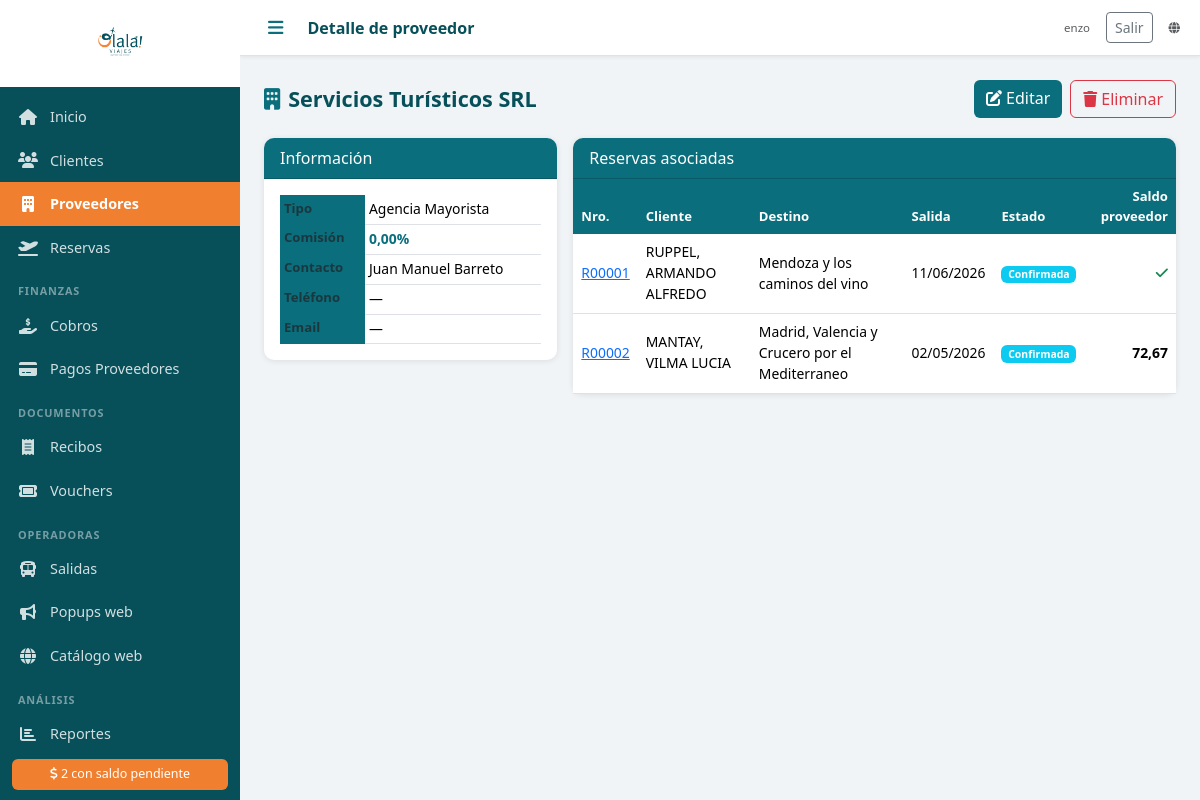
Page /proveedores/1/ (signed in) on the earlier database version.
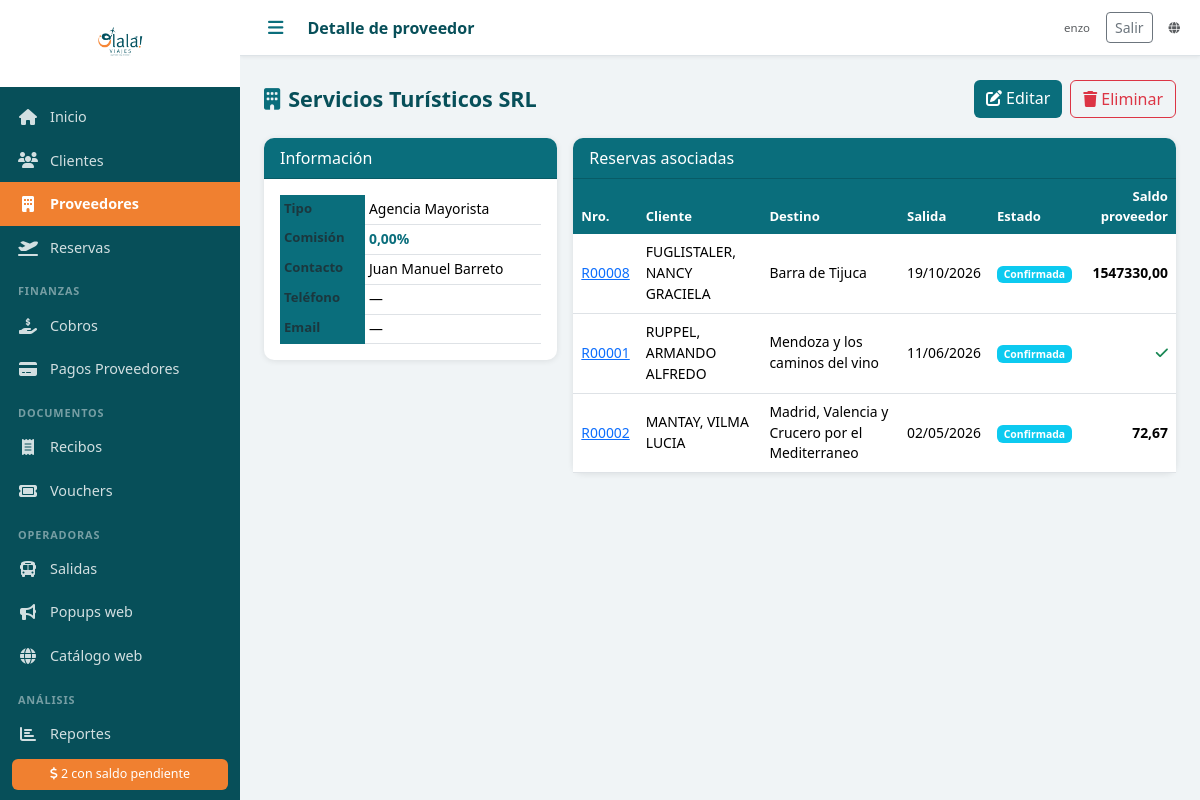
Same page on the later database version.
### agencia/models.py (models this page shows, shortened)
class Reserva(models.Model):
    ESTADOS = [
        ('PENDIENTE', 'Pendiente'),
        ('CONFIRMADA', 'Confirmada'),
        ('EN_CURSO', 'En curso'),
        ('COMPLETADA', 'Completada'),
        ('CANCELADA', 'Cancelada'),
    ]
    numero = models.CharField('Nro. Reserva', max_length=20, unique=True, blank=True)
    cliente = models.ForeignKey(Cliente, on_delete=models.PROTECT, verbose_name='Cliente titular', related_name='reservas')
    descripcion = models.TextField('Descripción / Observaciones', blank=True)
    destino = models.CharField('Destino', max_length=200)
    fecha_salida = models.DateField('Fecha de salida')
    fecha_regreso = models.DateField('Fecha de regreso', null=True, blank=True)
    pasajeros_adicionales = models.ManyToManyField(
        Cliente, related_name='reservas_como_pasajero',
        blank=True, verbose_name='Pasajeros adicionales'
    )
    precio_venta = models.DecimalField('Precio de venta', max_digits=12, decimal_places=2, default=0)
    moneda_venta = models.CharField('Moneda venta', max_length=3, choices=MONEDAS, default='ARS')
    comision_porcentaje = models.DecimalField('Comisión (%)', max_digits=5, decimal_places=2, default=0)
    estado = models.CharField('Estado', max_length=20, choices=ESTADOS, default='PENDIENTE')
    notas = models.TextField('Notas internas', blank=True)
    created_at = models.DateTimeField(auto_now_add=True)
    updated_at = models.DateTimeField(auto_now=True)
    class Meta:
        verbose_name = 'Reserva'
        verbose_name_plural = 'Reservas'
        ordering = ['fecha_salida']
    @property
    def precio_costo_total(self):
        return sum((s.precio_costo for s in self.servicios.all()), Decimal('0'))
    @property
    def total_pagado_proveedor(self):
        return sum(p.monto for p in self.pagos_proveedor.all())
    @property
    def saldo_pendiente_proveedor(self):
        return self.precio_costo_total - self.total_pagado_proveedor

class Cliente(models.Model):
    TIPOS_DOC = [
        ('DNI', 'DNI'),
        ('PASAPORTE', 'Pasaporte'),
        ('LC', 'L.C.'),
        ('LE', 'L.E.'),
        ('CUIT', 'CUIT'),
    ]
    nombre = models.CharField('Nombre', max_length=100)
    apellido = models.CharField('Apellido', max_length=100)
    tipo_doc = models.CharField('Tipo de documento', max_length=20, choices=TIPOS_DOC, default='DNI')
    nro_doc = models.CharField('Nro. de documento', max_length=50, blank=True)
    email = models.EmailField('Email', blank=True)
    telefono = models.CharField('Teléfono', max_length=50, blank=True)
    direccion = models.CharField('Dirección', max_length=300, blank=True)
    fecha_nacimiento = models.DateField('Fecha de nacimiento', null=True, blank=True)
    notas = models.TextField('Notas', blank=True)
    foto_dni = models.FileField('Foto DNI', upload_to='dni/', blank=True, null=True)
    activo = models.BooleanField('Activo', default=True)
    created_at = models.DateTimeField(auto_now_add=True)
    updated_at = models.DateTimeField(auto_now=True)
    class Meta:
        verbose_name = 'Cliente'
        verbose_name_plural = 'Clientes'
        ordering = ['apellido', 'nombre']
    def __str__(self):
        return f"{self.apellido}, {self.nombre}"

class ServicioReserva(models.Model):
    reserva = models.ForeignKey(Reserva, on_delete=models.CASCADE, related_name='servicios', verbose_name='Reserva')
    proveedor = models.ForeignKey(Proveedor, on_delete=models.PROTECT, verbose_name='Proveedor')
    tipo_servicio = models.CharField('Tipo', max_length=20, choices=TIPOS_SERVICIO, default='PAQUETE')
    descripcion = models.CharField('Descripción del servicio', max_length=500, blank=True)
    precio_costo = models.DecimalField('Costo', max_digits=12, decimal_places=2, default=0)
    moneda_costo = models.CharField('Moneda', max_length=3, choices=MONEDAS, default='ARS')
    nro_reserva_proveedor = models.CharField('Nro. reserva proveedor', max_length=100, blank=True)
    class Meta:
        verbose_name = 'Servicio'
        verbose_name_plural = 'Servicios'

class PagoProveedor(models.Model):
    reserva = models.ForeignKey(Reserva, on_delete=models.PROTECT, related_name='pagos_proveedor', verbose_name='Reserva')
    fecha = models.DateField('Fecha')
    monto = models.DecimalField('Monto', max_digits=12, decimal_places=2)
    moneda = models.CharField('Moneda', max_length=3, choices=MONEDAS, default='ARS')
    forma_pago = models.CharField('Forma de pago', max_length=20, choices=FORMAS_PAGO)
    referencia = models.CharField('Referencia / Nro. comprobante', max_length=200, blank=True)
    notas = models.TextField('Notas', blank=True)
    comprobante = models.FileField('Comprobante', upload_to='comprobantes/', blank=True, null=True)
    created_at = models.DateTimeField(auto_now_add=True)
    class Meta:
        verbose_name = 'Pago a Proveedor'
        verbose_name_plural = 'Pagos a Proveedores'
        ordering = ['-fecha']

### agencia/views.py (the view)
# urls.py: path('proveedores/<int:pk>/', login_required(views.proveedor_detalle), name='proveedor_detalle'),
def proveedor_detalle(request, pk):
    proveedor = get_object_or_404(Proveedor, pk=pk)
    reservas = Reserva.objects.filter(
        servicios__proveedor=proveedor
    ).distinct().prefetch_related('servicios__proveedor').order_by('-fecha_salida')
    return render(request, 'proveedores/detalle.html', {'proveedor': proveedor, 'reservas': reservas})

### agencia/context_processors.py (called while the page is built)
def agencia_sitio(request):
    return {'public_web_url': django_settings.PUBLIC_WEB_BASE_URL}

def estado_publicacion_web(request):
    return {'estado_publicacion': None, 'publicacion_log': ''}

def estado_fotos_salidas(request):
    if not request.user.is_authenticated:
        return {'estado_fotos': None}
    from .fotos_utils import resumen_fotos_salidas
    return {'estado_fotos': resumen_fotos_salidas()}

### templates/proveedores/detalle.html (shortened to what this page needs)
{% extends 'base.html' %}
{% block topbar_title %}Detalle de proveedor{% endblock %}
{% block content %}
<div class="page-header">
  <h2><i class="fas fa-building me-2 text-teal"></i>{{ proveedor.nombre }}</h2>
  <div class="d-flex gap-2">
    <a href="{% url 'proveedor_editar' proveedor.pk %}" class="btn btn-teal"><i class="fas fa-edit me-1"></i>Editar</a>
    <a href="{% url 'proveedor_eliminar' proveedor.pk %}" class="btn btn-outline-danger"><i class="fas fa-trash me-1"></i>Eliminar</a>
  </div>
</div>
<div class="row g-3">
  <div class="col-md-4">
    <div class="card">
      <div class="card-header bg-teal text-white">Información</div>
      <div class="card-body">
        <table class="table table-sm mb-0">
          <tr><th class="text-muted">Tipo</th><td>{{ proveedor.get_tipo_display }}</td></tr>
          <tr><th class="text-muted">Comisión</th><td><strong class="text-teal">{{ proveedor.comision_porcentaje }}%</strong></td></tr>
          <tr><th class="text-muted">Contacto</th><td>{{ proveedor.contacto|default:"—" }}</td></tr>
          <tr><th class="text-muted">Teléfono</th><td>{{ proveedor.telefono|default:"—" }}</td></tr>
          <tr><th class="text-muted">Email</th><td>{{ proveedor.email|default:"—" }}</td></tr>
        </table>
      </div>
    </div>
  </div>
  <div class="col-md-8">
    <div class="card">
      <div class="card-header bg-teal text-white">Reservas asociadas</div>
      <div class="table-responsive">
        <table class="table table-hover mb-0">
          <thead><tr><th>Nro.</th><th>Cliente</th><th>Destino</th><th>Salida</th><th>Estado</th><th class="text-end">Saldo proveedor</th></tr></thead>
          <tbody>
            {% for r in reservas %}
            <tr>
              <td><a href="{% url 'reserva_detalle' r.pk %}">{{ r.numero }}</a></td>
              <td>{{ r.cliente }}</td>
              <td class="small">{{ r.destino }}</td>
              <td class="small">{{ r.fecha_salida|date:"d/m/Y" }}</td>
              <td><span class="badge badge-{{ r.estado }}">{{ r.get_estado_display }}</span></td>
              <td class="text-end {% if r.saldo_pendiente_proveedor > 0 %}saldo-pendiente{% else %}saldo-ok{% endif %}">
                {% if r.saldo_pendiente_proveedor > 0 %}{{ r.saldo_pendiente_proveedor|floatformat:2 }}{% else %}<i class="fas fa-check text-success"></i>{% endif %}
              </td>
            </tr>
            {% empty %}
            <tr><td colspan="6" class="text-center text-muted py-3">Sin reservas.</td></tr>
            {% endfor %}
          </tbody>
        </table>
      </div>
    </div>
  </div>
</div>
{% endblock %}

Differences in the rows shown:
added Reserva: numero "R00008", cliente "FUGLISTALER, NANCY GRACIELA", destino "Barra de Tijuca", fecha_salida "19/10/2026", estado "Confirmada", saldo_pendiente_proveedor "1547330,00"
